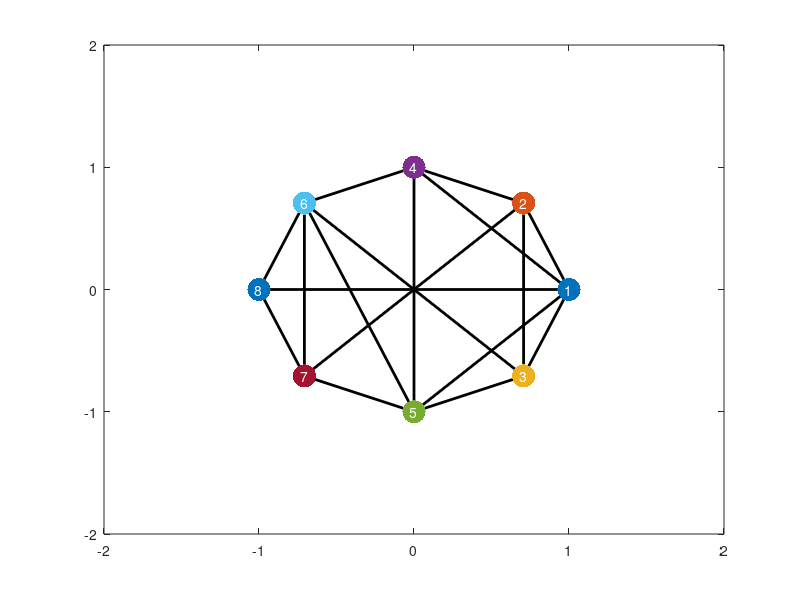

MATLAB code for this plot: (Note: this script raises an error after producing the figure.)
close all
clear

% number
n = 9;
% topology graph
D = [-1,-1,-1,-1, 0, 0, 0, 0, 0, 0, 0, 0, 0, 0, 0, 0,-1;
      1, 0, 0, 0,-1,-1, 0, 0, 0, 0, 0,-1, 0, 0, 0, 0, 0;
      0, 1, 0, 0, 1, 0,-1, 0,-1, 0, 0, 0, 0, 0, 0, 0, 0;
      0, 0, 1, 0, 0, 1, 0,-1, 0,-1, 0, 0, 0, 0, 0, 0, 0;
      0, 0, 0, 1, 0, 0, 1, 1, 0, 0,-1, 0,-1, 0, 0, 0, 0;
      0, 0, 0, 0, 0, 0, 0, 0, 1, 1, 1, 0, 0,-1,-1, 0, 0;
      0, 0, 0, 0, 0, 0, 0, 0, 0, 0, 0, 1, 1, 1, 0,-1, 0;
      0, 0, 0, 0, 0, 0, 0, 0, 0, 0, 0, 0, 0, 0, 1, 1, 1];  
n_rm = size(D,1)-n;
if n_rm>0
  for i=1:n_rm
      D(:,D(end,:)~=0) = [];
      D(end,:) = [];
  end
end
L = D*D';
H = D';
[n,m] = size(D);
% r represents P(r)
ang = 2*pi/n;
if ~mod(n,2)
    r = [cos([0 kron(1:(n-1)/2,[1,-1]) n/2]*ang)',...
        sin([0 kron(1:(n-1)/2,[1,-1]) n/2]*ang)'];
else
    r = [cos([0 kron(1:(n-1)/2,[1,-1])]*ang)',...
        sin([0 kron(1:(n-1)/2,[1,-1])]*ang)'];
end
d = size(r,2);
% P represents \bar P(r)
P = [r,ones(n,1)];
% edge set
edge = mod(reshape(find(D~=0),2,m),n);
edge(edge==0) = n;
% target formation
figure
for i=1:m
    plot(r(edge(:,i),1),r(edge(:,i),2),'k','linewidth',2); hold on
end
for i=1:n
    plot(r(i,1),r(i,2),'.','markersize',50);
    text(r(i,1),r(i,2),num2str(i),'horizontalalignment','center','color','w');
end
axis([-2 2 -2 2]);
% calculate stress matrix
E = [];
for i=1:n 
    E = [E;P'*H'*diag(H(:,i))];
end
[U,S,V] = svd(P);
% the order in S: from big to small
U1 = U(:,1:d+1);
U2 = U(:,d+2:end);
% calculate M
z = null(E);
c = zeros(size(z,2),1);
for i=1:size(z,2)
    N{i} = U2'*H'*diag(z(:,i))*H*U2;
end
% LMI solver
setlmis([]);
for i=1:size(z,2)
    c(i) = lmivar(1,[1,0]);
    lmiterm([-1,1,1,c(i)],1,N{i});
end
lmi = getlmis;
[tmin,csol] = feasp(lmi);
for i=1:size(z,2)
   c(i) = dec2mat(lmi,csol,c(i)); 
end
M = [N{:}]*kron(c,eye(size(N{1},2)));
% check if all(svd(U2'*H'*diag(z)*H*U2)>0), then
M(M<10^-10) = 0;
if all(eig(M)>0)
    w = z*c;
    Omega = H'*diag(w)*H;
    disp('M is positive definite.')
else
    error('M is not positive definite.')
end

%% initial position
x = rand(n,d)*4-2; 
vl = 1:n; vl = vl(1:d+1);
x(vl,:) = r(vl,:);
figure
for i=1:m
    fig_edge(i) = plot(x(edge(:,i),1),x(edge(:,i),2),'k','linewidth',2); hold on
end
for i=1:n
    fig_node(i) = plot(x(i,1),x(i,2),'.','markersize',50);
    fig_text(i) = text(x(i,1),x(i,2),num2str(i),'horizontalalignment','center','color','w');
end
axis([-2 2 -2 2])
% simulation
dt = 0.01;
T = 20;
for t=0:dt:T
    % followers apply control law (11)
    alpha = 1;
    dx = -alpha*Omega*x;
    % first 3 agents are leaders
    dx(vl,:) = 0;
    % update states
    x = x+dt*dx;
    % update figure
    for i=1:m
        set(fig_edge(i),'xdata',x(edge(:,i),1),'ydata',x(edge(:,i),2));
    end
    for i=1:n
        set(fig_node(i),'xdata',x(i,1),'ydata',x(i,2));
        set(fig_text(i),'position',[x(i,1),x(i,2)]);
    end
    drawnow
end